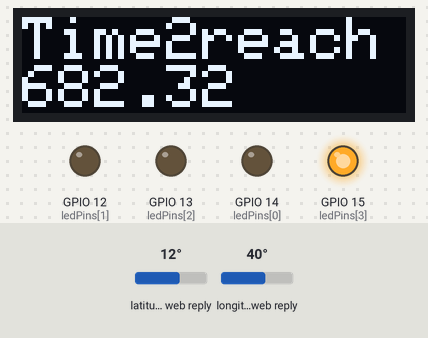
A sketch run on a simulated ESP8266 (NodeMCU). On the bench: 128×32 one-colour display, output pins drawn as LEDs (lit = HIGH). The inputs (shaded band) are chosen by the test bench; at power-on: latitude in the web reply 12°, longitude in the web reply 40°. WiFi joins after 1.5 s; servers stay silent unless stated; web services answer with replies made up by the test bench; what the sketch prints to the serial monitor is not drawn.

Above: at 6.7 s.
6.8 s: latitude in the web reply set to -25°
At 18.5 s:
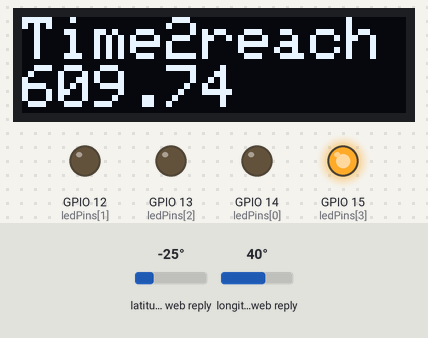
18.9 s: latitude in the web reply set to -28°
At 29.1 s:
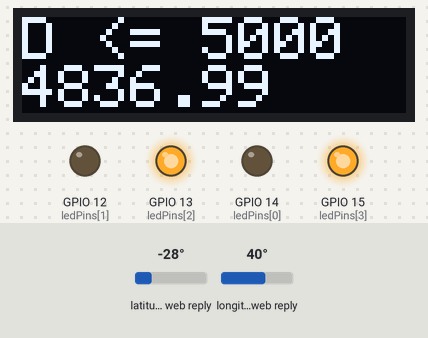
30.2 s: longitude in the web reply set to -12°
At 40.8 s:
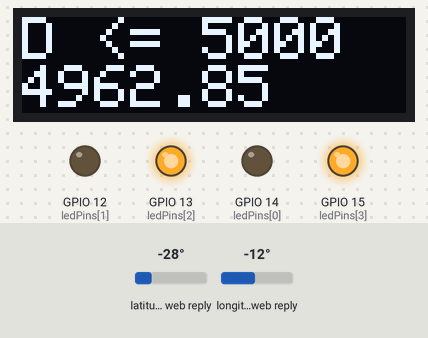
41.4 s: longitude in the web reply set to -16°
At 51.6 s:
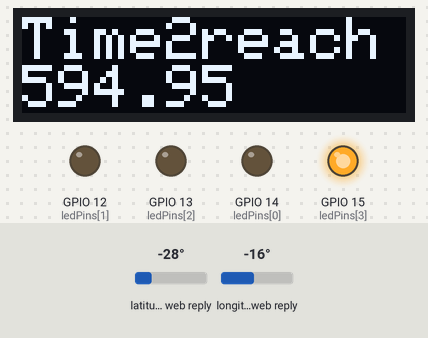
52.7 s: longitude in the web reply set to 0°
At 63.3 s:
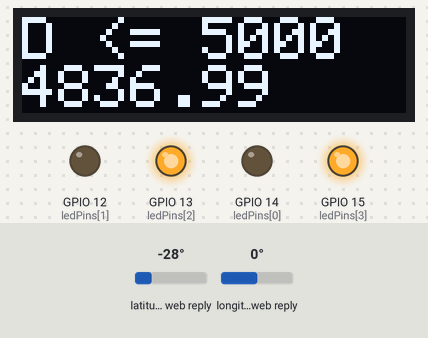
64.0 s: latitude in the web reply set to 0°
At 75.3 s:
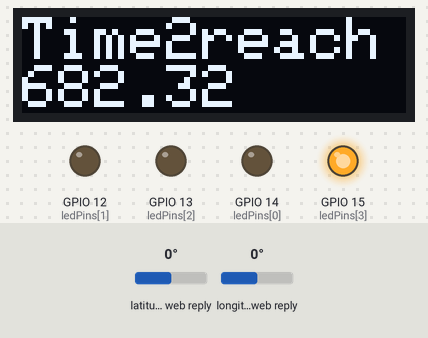
Timing chart, 0 to 76.3 s (numbered marks = the images above; inputs shaded):
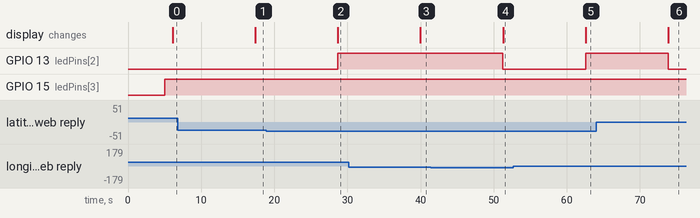

The sketch:

ISS_trace_MP2.ino
```cpp
#include <Wire.h>
#include <ESP8266WiFi.h>
#include <ESP8266WebServer.h>
#include <SPI.h>
#include <Adafruit_GFX.h>
#include <Adafruit_SSD1306.h>

const char* ssids[] = {"", "DJOG-cursisten", "ThirdSSID"}; // Array van SSID's
const char* passwords[] = {"", "DJOG1402", "thirdPassword"}; // Array van bijbehorende wachtwoorden

// API endpoints
const char* ipApiUrl = "http://ip-api.com/json/";
const char* issApiUrl = "http://api.open-notify.org/iss-now.json";

// LED pins
const int ledPins[] = {14, 12, 13, 15}; // D5, D6, D7, D8

// Locatiegegevens
String latitude = "53.126480", longitude = "6.405418";
ESP8266WebServer server(80); // Webserver op poort 80

#define SCREEN_WIDTH 128 // OLED display width, in pixels
//#define SCREEN_HEIGHT 64 // OLED display height, in pixels   //0.96
#define SCREEN_HEIGHT 32 // OLED display height, in pixels   //0.91

// Declaration for an SSD1306 display connected to I2C (SDA, SCL pins)
#define OLED_RESET     -1 // Reset pin # (or -1 if sharing Arduino reset pin)
Adafruit_SSD1306 display(SCREEN_WIDTH, SCREEN_HEIGHT, &Wire, OLED_RESET);

void setup() {
    Serial.begin(115200);
    for (int i = 0; i < 4; i++) {
        pinMode(ledPins[i], OUTPUT); // Initialiseer LED-pinnen
    }

    // initialize with the I2C addr 0x3C
    display.begin(SSD1306_SWITCHCAPVCC, 0x3C);

    // Clear the buffer.
    display.clearDisplay();
    // Display Inverted Text
    display.setTextColor(WHITE); // 'inverted' text
    display.setTextSize(2);
    display.setCursor(0,0);
    display.println("ISS Trace MP2");
    display.display();
    delay(2000);
    display.clearDisplay();

    connectToWiFi(); // Verbinden met Wi-Fi
    fetchLocation(); // Ophalen van locatiegegevens

    // Start de webserver routes
    server.on("/", handleRoot);
    server.on("/iss", handleISSLocation);
    server.begin(); // Start de webserver
}

void loop() {
    checkISS(); // Check de ISS positie
    server.handleClient(); // Behandel binnenkomende clienten
    delay(10000); // Controleer elke 10 seconden
}

void connectToWiFi() {
    for (int i = 0; i < 3; i++) {
        WiFi.begin(ssids[i], passwords[i]);
        Serial.print("Probeer verbinding met: ");
        Serial.println(ssids[i]);
        if (WiFi.waitForConnectResult() == WL_CONNECTED) {
            Serial.println("Verbonden met WiFi");
            return; // Verbinding geslaagd
        }
    }
    Serial.println("Verbinding met alle netwerken is mislukt.");
}

void fetchLocation() {
    WiFiClient client;
    if (client.connect("ip-api.com", 80)) {
        client.print(String("GET ") + ipApiUrl + " HTTP/1.1\r\n" +
                     "Host: ip-api.com\r\n" +
                     "Connection: close\r\n\r\n");

        String line;
        while (client.connected() && !client.available()) {
            delay(100); // Wacht tot er gegevens beschikbaar zijn
        }

        // Ontvang en parse JSON-gegevens
        while (client.available()) {
            line = client.readStringUntil('\n');
            if (line.startsWith("{")) {
                Serial.println(line); // Print JSON-respons voor debugging
                parseLocationData(line);
                break; // Breek na het verwerken van de gegevens
            }
        }
    } else {
        Serial.println("Verbinding mislukt");
    }
}

void parseLocationData(String jsonResponse) {
    int latIndex = jsonResponse.indexOf("lat");
    int lonIndex = jsonResponse.indexOf("lon");

    if (latIndex != -1) {
        latitude = jsonResponse.substring(latIndex + 5, jsonResponse.indexOf(",", latIndex));
    }
    if (lonIndex != -1) {
        longitude = jsonResponse.substring(lonIndex + 5, jsonResponse.indexOf(",", lonIndex));
    }
}

void checkISS() {
    WiFiClient client;
    if (client.connect("api.open-notify.org", 80)) {
        digitalWrite(ledPins[3], HIGH); // Zet de LED aan bij succesvolle verbinding

        client.print(String("GET ") + issApiUrl + " HTTP/1.1\r\n" +
                     "Host: api.open-notify.org\r\n" +
                     "Connection: close\r\n\r\n");

        String line;
        while (client.connected() && !client.available()) {
            delay(100); // Wacht tot er gegevens beschikbaar zijn
        }

        // Ontvang en parse ISS-gegevens
        while (client.available()) {
            line = client.readStringUntil('\n');
            if (line.startsWith("{")) {
                Serial.print("JSON-respons");
                Serial.println(line); // Print JSON-respons voor debugging
                float issLat = parseFloatFromJson(line, "latitude");
                float issLon = parseFloatFromJson(line, "longitude");
                Serial.print("latitude");
                Serial.println(issLat);
                // Bereken de afstand
                float distance = calculateDistance(issLat, issLon);
                handleDistance(distance);
                break; // Breek na het verwerken van de gegevens
            }
        }

        client.stop();
    } else {
        Serial.println("ISS Verbinding mislukt");
        digitalWrite(ledPins[3], LOW); // Zet de LED uit bij verbindingsproblemen
    }
}

void handleDistance(float distance) {
    display.setTextColor(WHITE);
    display.setCursor(0,0);
    display.setTextSize(2);

    if (distance <= 500.0) {
        digitalWrite(ledPins[0], HIGH); // LED1 aan
        digitalWrite(ledPins[1], LOW); // LED2 uit
        digitalWrite(ledPins[2], LOW); // LED3 uit
        Serial.println("ISS is vlakbij! (minder dan 500 km)");
        display.clearDisplay();
        display.print("D < 500");
        display.setCursor(0,16);
        display.println(distance);
        display.display();
    } else if (distance <= 1000.0) {
        digitalWrite(ledPins[0], LOW); // LED1 uit
        digitalWrite(ledPins[1], HIGH); // LED2 aan
        digitalWrite(ledPins[2], LOW); // LED3 uit
        Serial.println("ISS is dichtbij! (tot 1000 km)");
        display.clearDisplay();
        display.print("D <= 1000");
        display.setCursor(0,16);
        display.println(distance);
        display.display();
    } else if (distance <= 5000.0) {
        digitalWrite(ledPins[0], LOW); // LED1 uit
        digitalWrite(ledPins[1], LOW); // LED2 uit
        digitalWrite(ledPins[2], HIGH); // LED3 aan
        Serial.println("ISS is dichtbij! (tot 5000 km)");
        display.clearDisplay();
        display.print("D <= 5000");
        display.setCursor(0,16);
        display.println(distance);
        display.display();
    } else {
        // Zet alle LEDs uit als we verder weg zijn
        digitalWrite(ledPins[0], LOW);
        digitalWrite(ledPins[1], LOW);
        digitalWrite(ledPins[2], LOW); // Zet de LED's uit als ISS niet in de buurt is

        // Bereken de tijd totdat de ISS weer in bereik is
        float timeToReach = calculateTimeToReachISS(distance - 500.0); // Stelt 500 km als de drempel
        if (timeToReach > 0) {
            Serial.print("ISS zal weer binnen bereik zijn in ongeveer ");
            Serial.print(timeToReach);
            Serial.println(" seconden.");
            Serial.print("Afstand tot CSS ");
            Serial.print(distance);
            Serial.println(" km.");
            display.setTextColor(WHITE , BLACK);
            display.setCursor(0,0);
            display.setTextSize(2);
            display.println("Time2reach");
            display.setCursor(0,16);
            display.setTextSize(2);
            display.println("                ");
            display.setCursor(0,16);
            display.println(timeToReach);
            display.display();
        }

    }
}

// Functie voor het berekenen van de tijd voordat de ISS weer in bereik is
float calculateTimeToReachISS(float distance) {
    const float ISS_SPEED_KM_S = 7.66; // Snelheid van de ISS in km/s
    if (distance <= 0) return 0; // Geen tijd nodig als de afstand niet positief is
    return distance / ISS_SPEED_KM_S; // Return de tijd in seconden
}

float parseFloatFromJson(String jsonResponse, String key) {
    int index = jsonResponse.indexOf(key);
    if (index != -1) {
        return jsonResponse.substring(index + 13, jsonResponse.indexOf(",", index + 13)).toFloat();
    }
    return 0.0;
}

float calculateDistance(float issLat, float issLon) {
    const float EARTH_RADIUS_KM = 6371.0;

    // Converteer breedte- en lengtegraad van graden naar radialen
    float lat1 = latitude.toFloat();
    float lon1 = longitude.toFloat();

    float dLat = (issLat - lat1) * (M_PI / 180.0);
    float dLon = (issLon - lon1) * (M_PI / 180.0);

    float a = sin(dLat / 2) * sin(dLat / 2) +
              cos(lat1 * (M_PI / 180.0)) * cos(issLat * (M_PI / 180.0)) *
              sin(dLon / 2) * sin(dLon / 2);
    float c = 2 * atan2(sqrt(a), sqrt(1 - a));
    return EARTH_RADIUS_KM * c; // Teruggeven van de afstand in kilometers
}

// Webpagina's
void handleRoot() {
    String html = "<html><head><style>"
                  "body { background-color: black; color: white; font-family: Arial, sans-serif; }"
                  "a { color: lightblue; }"
                  "footer { color: lightgray; font-size: small; text-align: center; margin-top: 20px; }"
                  "</style></head><body>"
                  "<h1>Welkom bij de ISS Tracker!</h1>"
                  "<p><a href=\"/iss\">Bekijk ISS Locatie</a></p>"
                  "<p><a href=\"https://deepai.org/\">Hulp van DeepAI</a></p>"
                  "<p><a href=\"http://wsn.spaceflight.esa.int/iss/index_portal.php\">Bekijk de Satelliet</a></p>"
                  "<footer>FORK VAN: Idee van Secupatch Embedded</footer>"
                  "</body></html>";
    server.send(200, "text/html", html);
}

void handleISSLocation() {
    WiFiClient client;
    String issData = "";

    if (client.connect("api.open-notify.org", 80)) {
        client.print(String("GET ") + issApiUrl + " HTTP/1.1\r\n" +
                     "Host: api.open-notify.org\r\n" +
                     "Connection: close\r\n\r\n");

        // Wacht op antwoord
        while (client.connected() && !client.available()) {
            delay(100);
        }

        while (client.available()) {
            issData = client.readStringUntil('\n');
            if (issData.startsWith("{")) {
                break;
            }
        }
    }

    String html = "<html><head><style>"
                  "body { background-color: black; color: white; font-family: Arial, sans-serif; }"
                  "a { color: lightblue; }"
                  "footer { color: lightgray; font-size: small; text-align: center; margin-top: 20px; }"
                  "</style></head><body>"
                  "<h1>Huidige ISS Locatie</h1>"
                  "<p>" + issData + "</p>"
                  "<p><a href=\"/\">Terug</a></p>"
                  "<p><a href=\"https://deepai.org/\">Hulp van DeepAI</a></p>"
                  "<p><a href=\"http://wsn.spaceflight.esa.int/iss/index_portal.php\">Bekijk de Satelliet</a></p>"
                  "<footer>FORK VAN: Idee van Secupatch Embedded</footer>"
                  "</body></html>";
    server.send(200, "text/html", html);
}
```

Measured:
- the behaviour switches between -26 and -27° on latitude in the web reply (found by bisection; images 1 and 2)
- the behaviour switches between -13 and -14° on longitude in the web reply (found by bisection; images 3 and 4)
- after the input at 6.8 s, the display: changes after 10.6 s (image 1)
- after the input at 18.9 s, GPIO 13 (ledPins[2]): LOW → HIGH after 9.8 s; the display: changes after 9.8 s (image 2)
- after the input at 30.2 s, the display: changes after 9.8 s (image 3)
- after the input at 41.4 s, GPIO 13 (ledPins[2]): HIGH → LOW after 9.9 s; the display: changes after 9.9 s (image 4)
- after the input at 52.7 s, GPIO 13 (ledPins[2]): LOW → HIGH after 9.9 s; the display: changes after 9.9 s (image 5)
- after the input at 64.0 s, GPIO 13 (ledPins[2]): HIGH → LOW after 9.8 s; the display: changes after 9.9 s (image 6)
